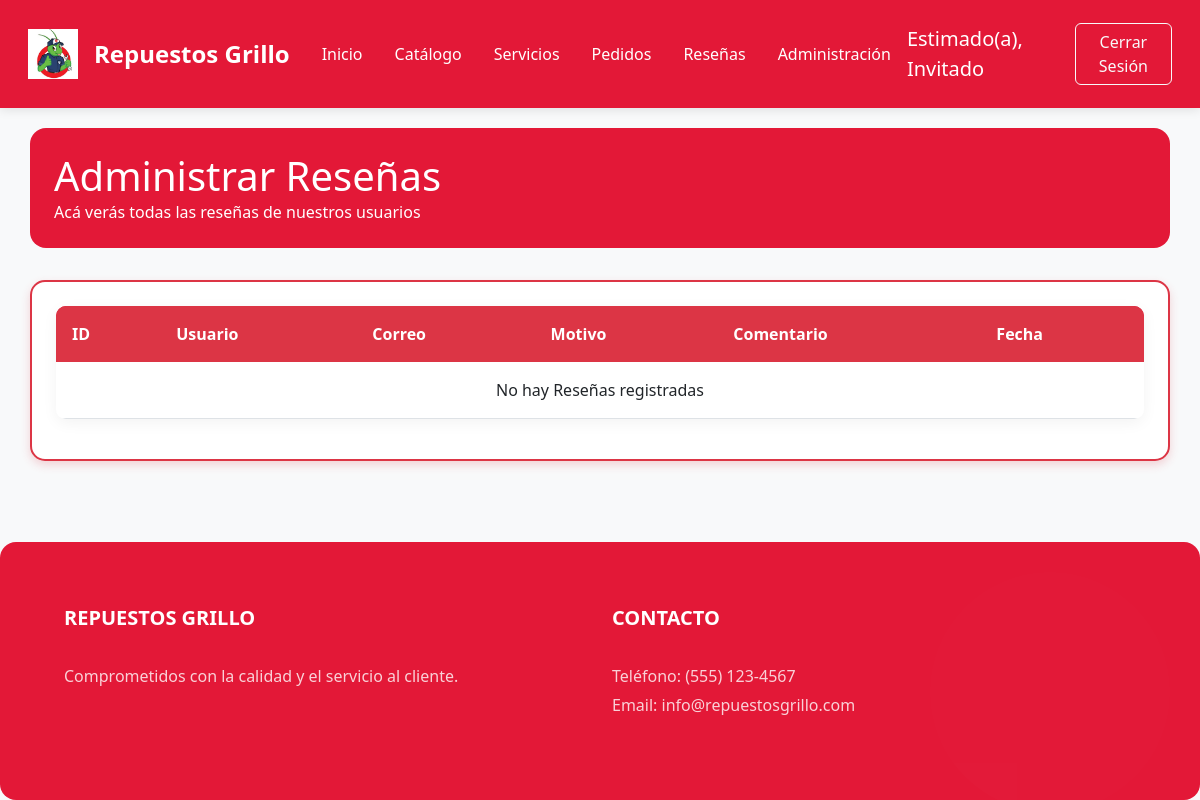
The page /View/Reseñas/AdministrarResena.php (signed in) on the database as committed earlier.
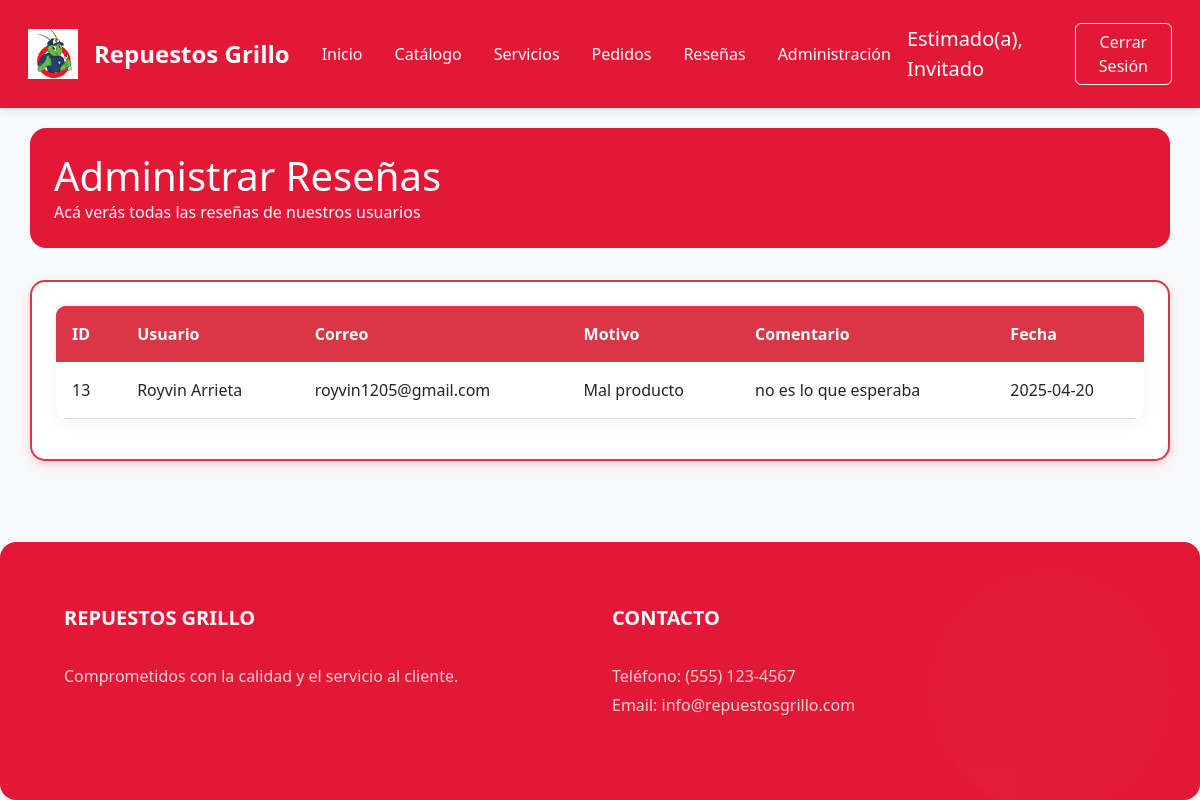
The same page on the database as committed later.
### tables this page shows
CREATE TABLE `tbl_resena` (
  `idResena` int(11) NOT NULL AUTO_INCREMENT,
  `IdUsuario` bigint(5) NOT NULL,
  `motivo` varchar(255) NOT NULL,
  `comentario` longtext NOT NULL,
  `fecha` date NOT NULL,
  PRIMARY KEY (`idResena`),
  KEY `IdUsuario_idx` (`IdUsuario`),
  CONSTRAINT `fk_IdUsuario` FOREIGN KEY (`IdUsuario`) REFERENCES `usuario` (`Id`) ON DELETE NO ACTION ON UPDATE NO ACTION
);

CREATE TABLE `usuario` (
  `Id` bigint(20) NOT NULL AUTO_INCREMENT,
  `Nombre` varchar(200) NOT NULL,
  `Correo` varchar(200) NOT NULL,
  `Contrasenna` varchar(15) NOT NULL,
  PRIMARY KEY (`Id`)
);

### Model/ResenaModel.php (called while the page is built, shortened)
<?php
function ConsultarResenas()
{
    try {
        $context = AbrirBaseDatos();
        $sentencia = "CALL SP_ConsultarResenas()";
        $resultado = $context->query($sentencia);
        return $resultado;
    } catch (Exception $error) {
        return null;
    }
}

### View/Reseñas/AdministrarResena.php (the view, shortened to what this page needs)
<?php
    include_once $_SERVER["DOCUMENT_ROOT"] . "/ProyectoAmbienteWeb/Model/ResenaModel.php";
    include_once $_SERVER["DOCUMENT_ROOT"] . "/ProyectoAmbienteWeb/View/layoutInterno.php";
?>
<!DOCTYPE html>
<html lang="es">
<body>
    <div class="container content">
        <div class="admin-header">
            <div class="row align-items-center">
                <div class="col-md-8">
                    <h1 class="mb-0">Administrar Reseñas</h1>
                    <p class="mb-0">Acá verás todas las reseñas de nuestros usuarios</p>
                </div>
            </div>
        </div>
        <div class="card card-custom">
            <div class="card-body">
                <div class="table-container">
                    <table class="table table-custom table-hover">
                        <thead>
                            <tr>
                                <th>ID</th>
                                <th>Usuario</th>
                                <th>Correo</th>
                                <th>Motivo</th>
                                <th>Comentario</th>
                                <th>Fecha</th>
                            </tr>
                        </thead>
                        <tbody>
                            <?php
        $resenas = ConsultarResenas();
        if ($resenas && $resenas->num_rows > 0) {
            while ($row = $resenas->fetch_assoc()) {
                echo "<tr>";
                echo "<td>" . $row['idResena'] . "</td>";
                echo "<td>" . $row['Nombre'] . "</td>";
                echo "<td>" . $row['Correo'] . "</td>";
                echo "<td>" . $row['motivo'] . "</td>";
                echo "<td>" . $row['comentario'] . "</td>";
                echo "<td>" . $row['fecha'] . "</td>";
                echo "</tr>";
            }
        } else {
            echo "<tr><td colspan='7' class='text-center'>No hay Reseñas registradas</td></tr>";
        }
    ?>
                        </tbody>
                    </table>
                </div>
            </div>
        </div>
    </div>

Rows that differ between the two databases and show on the page:
added tbl_resena: idResena "13", IdUsuario.Nombre "Royvin Arrieta", IdUsuario.Correo "royvin1205@gmail.com", motivo "Mal producto", comentario "no es lo que esperaba", fecha "2025-04-20"
Other text that changed with them:
text no longer shown: "No hay Reseñas registradas"
